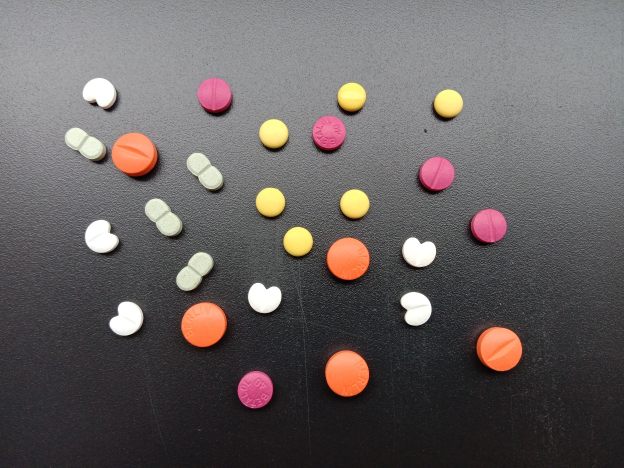
#> input picture dah snaek/tumlen/pills/01.jpg, 1248 x 936 px, given in place of 01.png, which was not available (shown at 1/2 size)
$ python enchance.py
#> lines starting #> are read from the running program, lines starting #| are printed output that depends on the picture; pictures that were not available may be replaced by others from this repository, and a replacement may not be noted
import os
import numpy as np
import cv2
import matplotlib.pyplot as plt

folder = 'F:/whateverthisis/Basic-Image-Processing/images/'
question = folder + 'hela/01.png'

image = cv2.imread(question)
#> image is the input picture: shape (936, 1248, 3); mean B, G, R 95.9, 96.7, 102.4
out = image.copy()
hsv = cv2.cvtColor(out, cv2.COLOR_BGR2HSV)
#> hsv: shape (936, 1248, 3); mean H, S, V 102.4, 20.9, 104

out = image * 15
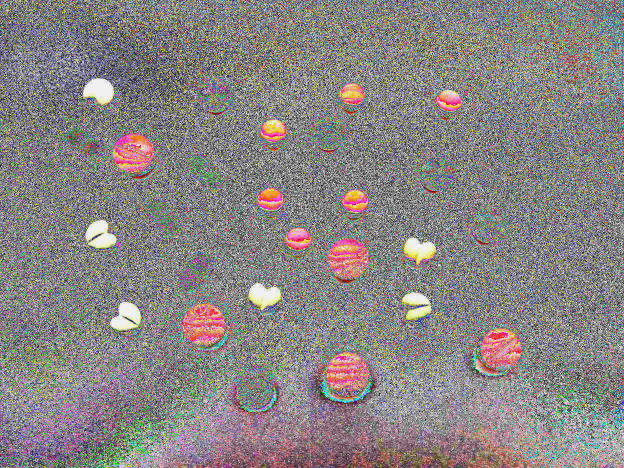
#> out: shape (936, 1248, 3) (shown at 1/2 size); mean B, G, R 131.5, 132.1, 136.9
f, axs = plt.subplots(figsize=(15,15))
plt.subplot(211); plt.imshow(image)
plt.subplot(212); plt.imshow(out)
plt.show()
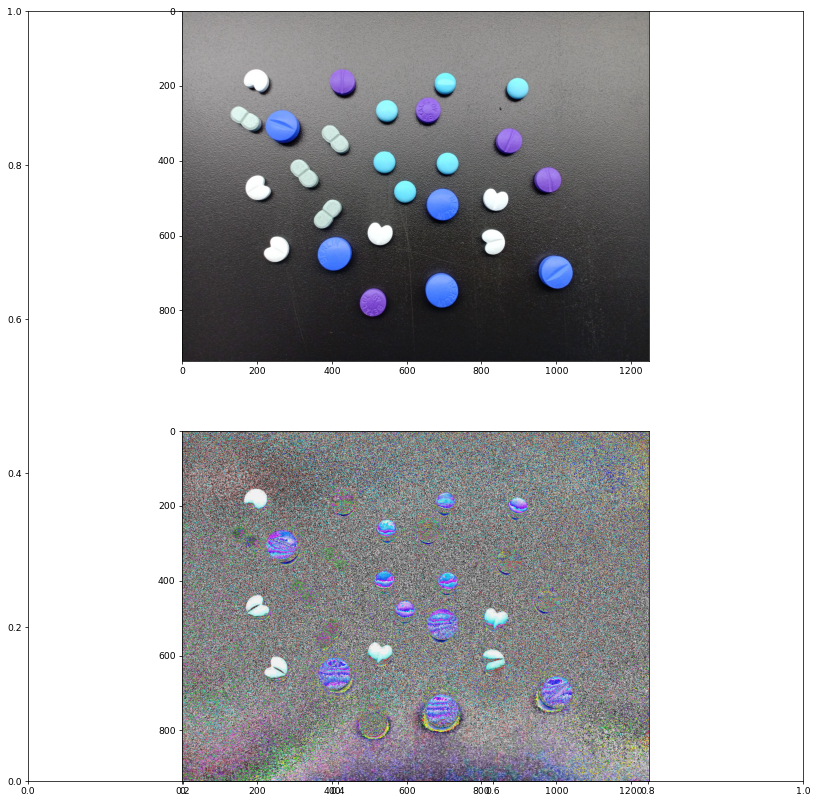
#> figure drawn by matplotlib, 2 panels; B, G, R data is drawn as R, G, B


#apple
#mito

#exer 3 and 4
#assign 1

#do not exceed 3 if possible

#explain steps

#email in github

#chunchat02@gmail.com

$ run again, with dah snaek/tumlen/pills/02.jpg copied over dah snaek/tumlen/pills/01.jpg
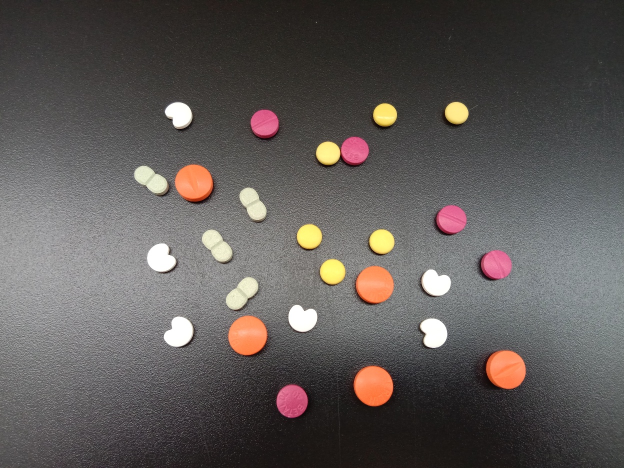
#> input picture dah snaek/tumlen/pills/02.jpg, 1248 x 936 px, given in place of 01.png, which was not available (shown at 1/2 size)
#> image is the input picture: shape (936, 1248, 3); mean B, G, R 87.2, 89.4, 94.3
#> hsv: shape (936, 1248, 3); mean H, S, V 65.1, 23.4, 95.4
#> `out = image * 15`:
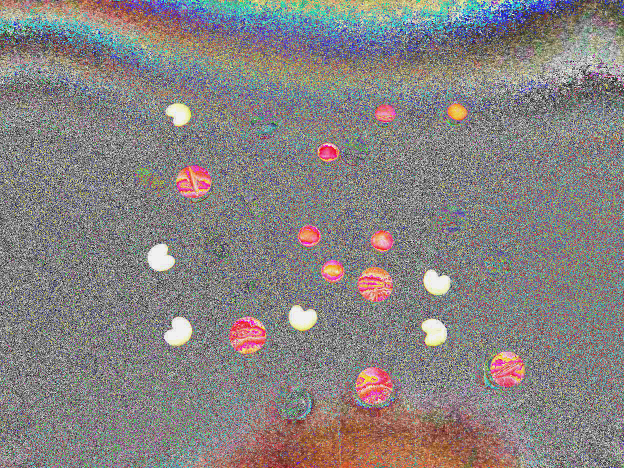
#> out: shape (936, 1248, 3) (shown at 1/2 size); mean B, G, R 129.4, 130.5, 134.8
#> `plt.show()`:
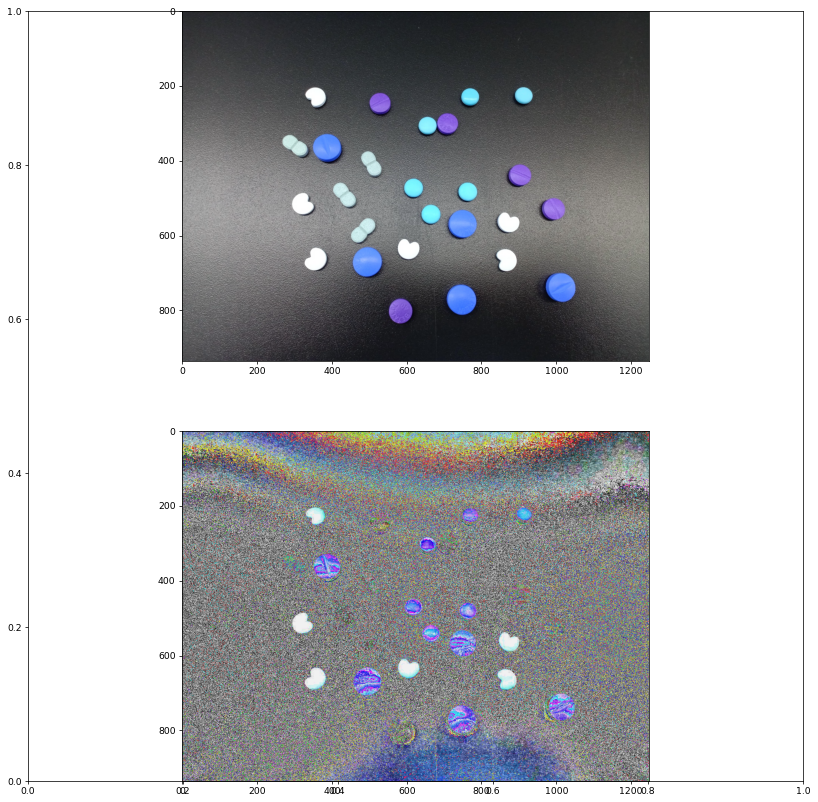
#> figure drawn by matplotlib, 2 panels; B, G, R data is drawn as R, G, B

$ run again, with dah snaek/tumlen/pills/03.jpg copied over dah snaek/tumlen/pills/01.jpg
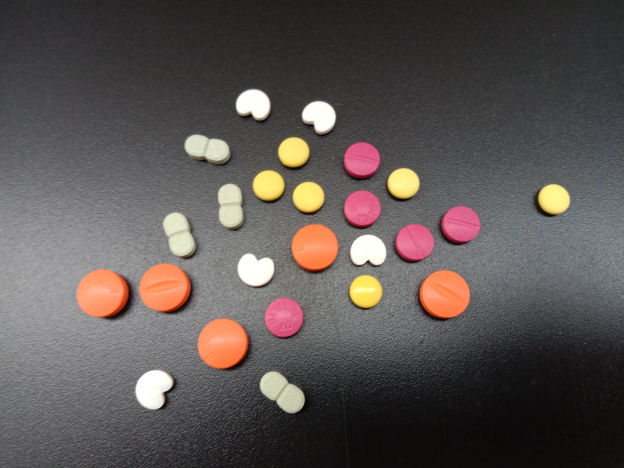
#> input picture dah snaek/tumlen/pills/03.jpg, 1248 x 936 px, given in place of 01.png, which was not available (shown at 1/2 size)
#> image is the input picture: shape (936, 1248, 3); mean B, G, R 82.3, 84.6, 91.1
#> hsv: shape (936, 1248, 3); mean H, S, V 81.5, 24.6, 92.8
#> `out = image * 15`:
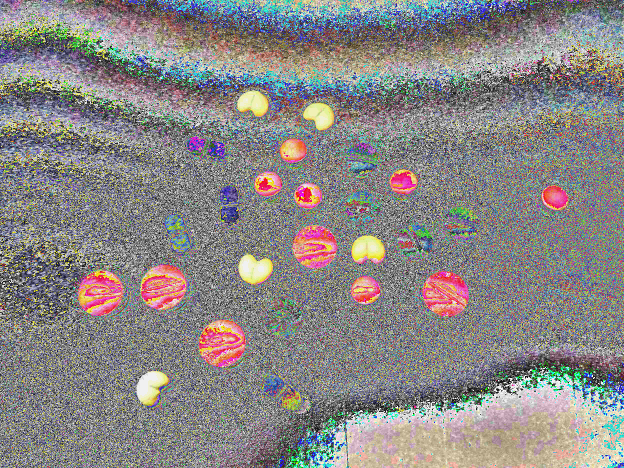
#> out: shape (936, 1248, 3) (shown at 1/2 size); mean B, G, R 133.2, 134.3, 137.7
#> `plt.show()`:
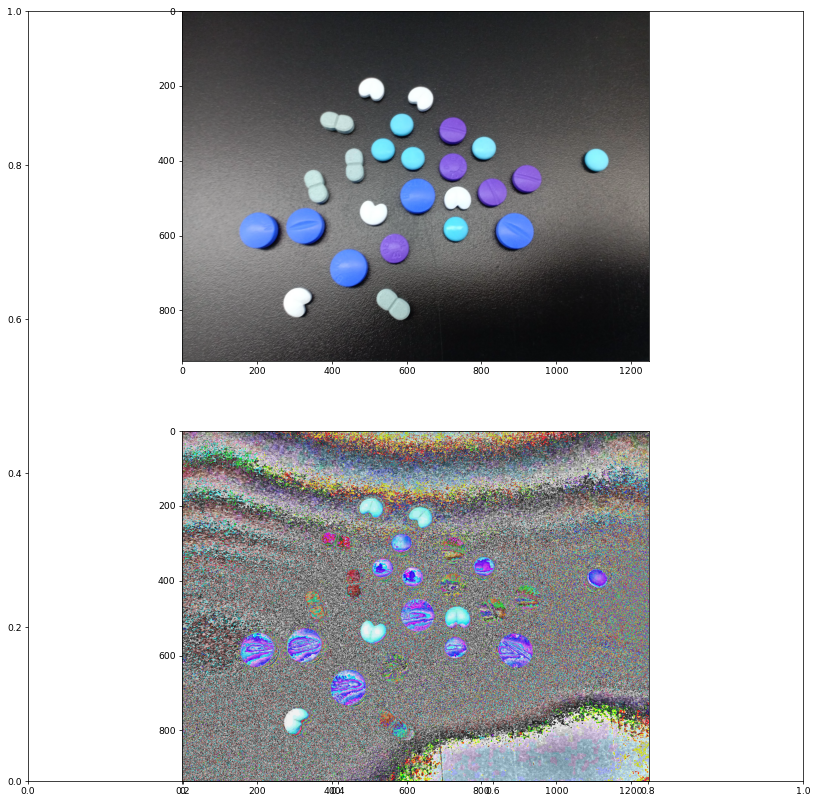
#> figure drawn by matplotlib, 2 panels; B, G, R data is drawn as R, G, B

$ run again, with dah snaek/tumlen/pills/04.jpg copied over dah snaek/tumlen/pills/01.jpg
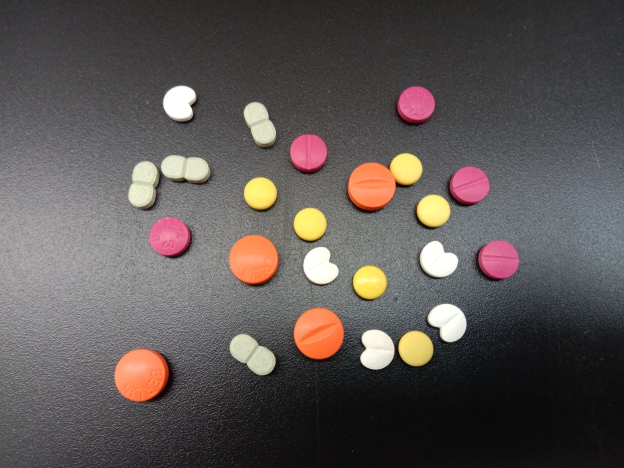
#> input picture dah snaek/tumlen/pills/04.jpg, 1248 x 936 px, given in place of 01.png, which was not available (shown at 1/2 size)
#> image is the input picture: shape (936, 1248, 3); mean B, G, R 83.9, 85.7, 92
#> hsv: shape (936, 1248, 3); mean H, S, V 87.5, 25.4, 94
#> `out = image * 15`:
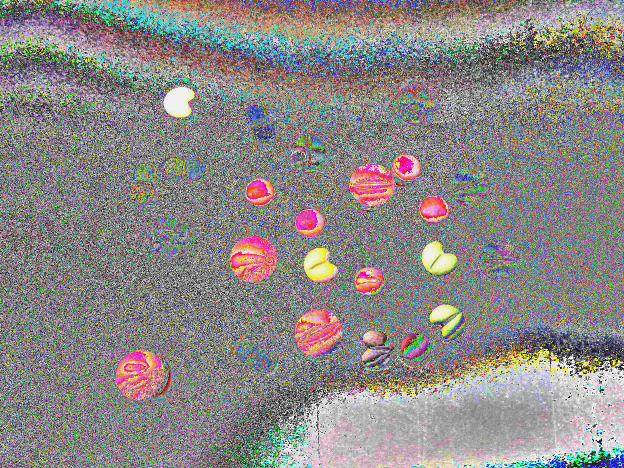
#> out: shape (936, 1248, 3) (shown at 1/2 size); mean B, G, R 134.7, 135.6, 139.4
#> `plt.show()`:
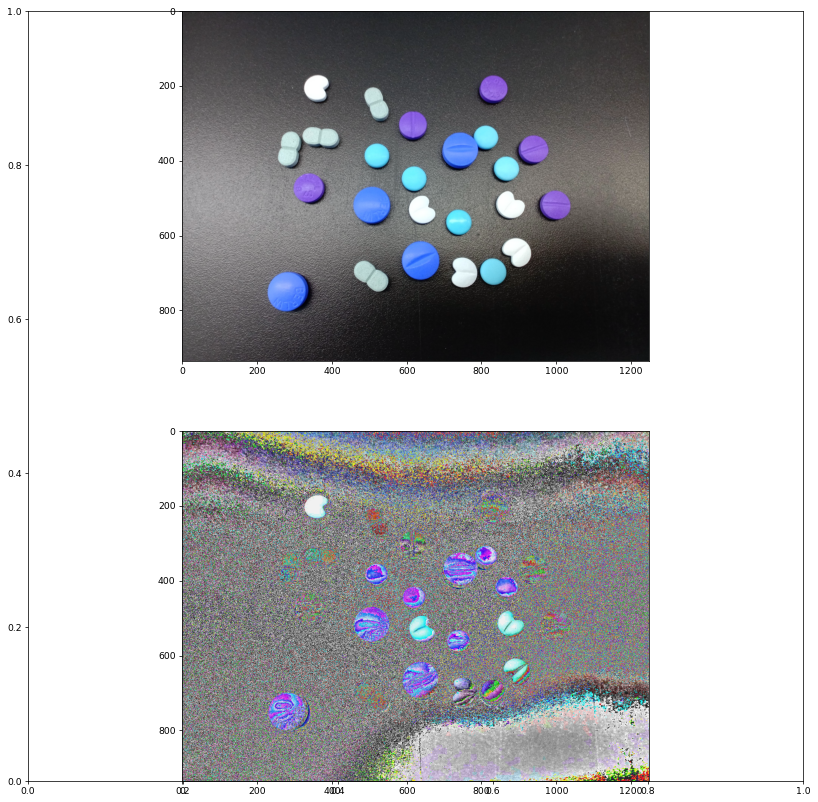
#> figure drawn by matplotlib, 2 panels; B, G, R data is drawn as R, G, B
